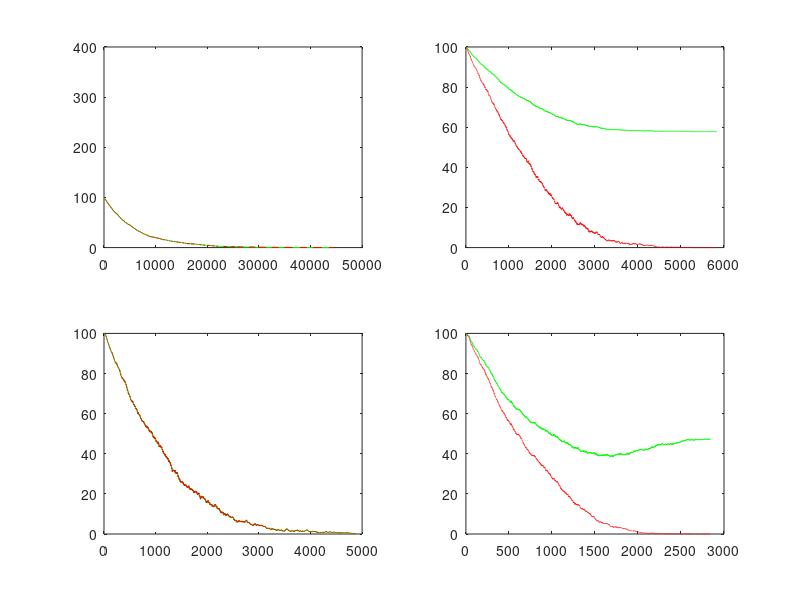
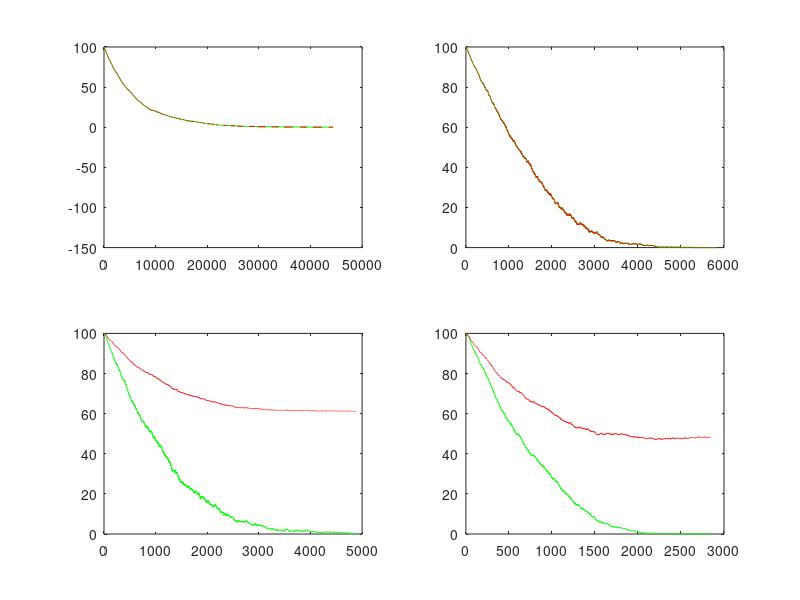

Reproduce these figures in MATLAB, in order.
%                          
% Weinberg et al. 2017. BLADE platform.

% Experimental data and adapted angular metric scores
Data = [67 76 60 2 6 13 77 0    2.04;
        63 73 1  7 4 88 0  92   2.22].';

% Circuits to be simulated
GFPmCherry = 4;
mCherry = 3;
GFP = 2;
termination = 1;

Vin = [GFPmCherry  GFP         termination GFP       ;
       GFPmCherry  termination mCherry     mCherry].';


% Ideal truth table for each circuit
A = [0 0 1 0 0 1 1 1].';
IdealTT = zeros(8,2);       
for h = 1:2
IdealTT(:,h) = [A((Vin(1,h)*2)-1) A(Vin(1,h)*2)...
                A((Vin(2,h)*2)-1) A(Vin(2,h)*2)...
                A((Vin(3,h)*2)-1) A(Vin(3,h)*2)...
                A((Vin(4,h)*2)-1) A(Vin(4,h)*2)].';
end


%%%%%%%%%%%%%%%%%%%%%% GILLESPIE ALGORITHM %%%%%%%%%%%%%%%%%%%%%%%%%%%%%%%%
for m = 1:4 
   
c1 = [0 1 0 1].'; 
c2 = [0 0 1 1].';

M = 17;                     % Number of reaction pathways
N = 10;                     % Number of molecular species considered

% STEP 0
nmols = 1000;
% c = [a1/B a2/A a3/B].';   % In general, a vector of length M of stochastic reaction constants.
Y0 = zeros(N,1);            % Initial number of molecules of species X. In general, a vector of length N of initial population numbers for each species (X1,X2,...,XN).
Y0(3) = nmols;
Yplot = (Y0./nmols)*100;    % For plotting.
t = 0;                      % Time variable.
tplot = zeros(1);           % For plotting.
n = 0;                      % Reaction counter.
n_max = 10000;
% rng(2)                      % specify a random number generator for reproducible results

% Optimal parameter set from the Genetic Algorithm
OptPars = exp([-0.463464805119107  -6.380196305530780 -10.078440710821784 -10.542821382522401  -9.415239471967475...
-5.711702227971008  -8.703783350567580]).';

alpha_Cre = c1(m)*OptPars(1);
alpha_Flp = c2(m)*OptPars(1);
beta_p = OptPars(2);
k1c = OptPars(3);
km1c = OptPars(5);
k2c = OptPars(3);
km2c = OptPars(5);
k1f = OptPars(4);
km1f = OptPars(5);
k2f = OptPars(4);
km2f = OptPars(5);
delta_X = OptPars(6);
delta_D = OptPars(7);


% STEP 1
while n < n_max
%     h = [].';                % Number of molecular reactant combinations available in current state. In general, h is a vector of length M consisting of combinatorial functions of molecular population numbers X (which is of length N).
    a = [alpha_Cre beta_p*Y0(1) alpha_Flp beta_p*Y0(2) k1c*Y0(1)*Y0(3) km1c*Y0(4)*Y0(5) k1f*Y0(2)*Y0(3) km1f*Y0(6)*Y0(7) k2c*Y0(1)*Y0(6) km2c*Y0(8)*Y0(10) k2f*Y0(2)*Y0(4) km2f*Y0(8)*Y0(9) delta_D*Y0(3) delta_X*Y0(5) delta_X*Y0(7) delta_X*Y0(9) delta_X*Y0(10)].';       % a is the propensity of the reaction pathway in current state. In general, a vector of length M   kX*Y0(3) kX*Y0(4) kX*Y0(5) kX*Y0(6)
   
    a0 = sum(a);               % a0 is total propensity that anything happens. This number emerges more out of mathematical necessity than physical intuition.
    
    % STEP 2
    r = rand(2,1);
    tau = -log(r(1))/a0;
    csa = cumsum(a);
    check = sum([[0; csa(1:M-1)] < r(2)*a0 r(2)*a0 <= csa].');  
    mu = find(check==max(check));
    
    % STEP 3
    t = t + tau;
    % Adjust population levels based on reaction formula(e)
    switch round(mean(mu))
        case 1
            Y0(1) = Y0(1) + 1;
            Y0(2) = Y0(2);
            Y0(3) = Y0(3);
            Y0(4) = Y0(4);
            Y0(5) = Y0(5);
            Y0(6) = Y0(6);
            Y0(7) = Y0(7);
            Y0(8) = Y0(8);
            Y0(9) = Y0(9);
            Y0(10) = Y0(10);
        case 2
            Y0(1) = Y0(1) - 1;
            Y0(2) = Y0(2);
            Y0(3) = Y0(3);
            Y0(4) = Y0(4);
            Y0(5) = Y0(5);
            Y0(6) = Y0(6);
            Y0(7) = Y0(7);
            Y0(8) = Y0(8);
            Y0(9) = Y0(9);
            Y0(10) = Y0(10);
        case 3
            Y0(1) = Y0(1);
            Y0(2) = Y0(2) + 1;
            Y0(3) = Y0(3);
            Y0(4) = Y0(4);
            Y0(5) = Y0(5);
            Y0(6) = Y0(6);
            Y0(7) = Y0(7);
            Y0(8) = Y0(8);
            Y0(9) = Y0(9);
            Y0(10) = Y0(10);
        case 4
            Y0(1) = Y0(1);
            Y0(2) = Y0(2) - 1;
            Y0(3) = Y0(3);
            Y0(4) = Y0(4);
            Y0(5) = Y0(5);
            Y0(6) = Y0(6);
            Y0(7) = Y0(7);
            Y0(8) = Y0(8);
            Y0(9) = Y0(9);
            Y0(10) = Y0(10);
        case 5
            Y0(1) = Y0(1) - 2;
            Y0(2) = Y0(2);
            Y0(3) = Y0(3) - 1;
            Y0(4) = Y0(4) + 0.75;
            Y0(5) = Y0(5) + 0.25;
            Y0(6) = Y0(6);
            Y0(7) = Y0(7);
            Y0(8) = Y0(8);
            Y0(9) = Y0(9);
            Y0(10) = Y0(10);
        case 6
            Y0(1) = Y0(1) + 2;
            Y0(2) = Y0(2);
            Y0(3) = Y0(3) + 1;
            Y0(4) = Y0(4) - 0.75;
            Y0(5) = Y0(5) - 0.25;
            Y0(6) = Y0(6);
            Y0(7) = Y0(7);
            Y0(8) = Y0(8);
            Y0(9) = Y0(9);
            Y0(10) = Y0(10);
        case 7
            Y0(1) = Y0(1);
            Y0(2) = Y0(2) - 1;
            Y0(3) = Y0(3) - 1;
            Y0(4) = Y0(4);
            Y0(5) = Y0(5);
            Y0(6) = Y0(6) + 0.75;
            Y0(7) = Y0(7) + 0.25;
            Y0(8) = Y0(8);
            Y0(9) = Y0(9);
            Y0(10) = Y0(10);
        case 8
            Y0(1) = Y0(1);
            Y0(2) = Y0(2) + 1;
            Y0(3) = Y0(3) + 1;
            Y0(4) = Y0(4);
            Y0(5) = Y0(5);
            Y0(6) = Y0(6) - 0.75;
            Y0(7) = Y0(7) - 0.25;
            Y0(8) = Y0(8);
            Y0(9) = Y0(9);
            Y0(10) = Y0(10);
        case 9
            Y0(1) = Y0(1) - 1;
            Y0(2) = Y0(2);
            Y0(3) = Y0(3);
            Y0(4) = Y0(4);
            Y0(5) = Y0(5);
            Y0(6) = Y0(6) - 1;
            Y0(7) = Y0(7);
            Y0(8) = Y0(8) + 0.75;
            Y0(9) = Y0(9);
            Y0(10) = Y0(10) + 0.25;
        case 10
            Y0(1) = Y0(1) + 1;
            Y0(2) = Y0(2);
            Y0(3) = Y0(3);
            Y0(4) = Y0(4);
            Y0(5) = Y0(5);
            Y0(6) = Y0(6) + 1;
            Y0(7) = Y0(7);
            Y0(8) = Y0(8) - 0.75;
            Y0(9) = Y0(9);
            Y0(10) = Y0(10) - 0.25;
        case 11
            Y0(1) = Y0(1);
            Y0(2) = Y0(2) - 1;
            Y0(3) = Y0(3);
            Y0(4) = Y0(4) - 1;
            Y0(5) = Y0(5);
            Y0(6) = Y0(6);
            Y0(7) = Y0(7);
            Y0(8) = Y0(8) + 0.75;
            Y0(9) = Y0(9) + 0.25;
            Y0(10) = Y0(10);
        case 12
            Y0(1) = Y0(1);
            Y0(2) = Y0(2) + 1;
            Y0(3) = Y0(3);
            Y0(4) = Y0(4) + 1;
            Y0(5) = Y0(5);
            Y0(6) = Y0(6);
            Y0(7) = Y0(7);
            Y0(8) = Y0(8) - 0.75;
            Y0(9) = Y0(9) - 0.25;
            Y0(10) = Y0(10);
        case 13
            Y0(1) = Y0(1);
            Y0(2) = Y0(2);
            Y0(3) = Y0(3) - 1;
            Y0(4) = Y0(4);
            Y0(5) = Y0(5);
            Y0(6) = Y0(6);
            Y0(7) = Y0(7);
            Y0(8) = Y0(8);
            Y0(9) = Y0(9);
            Y0(10) = Y0(10);
        case 14
            Y0(1) = Y0(1);
            Y0(2) = Y0(2);
            Y0(3) = Y0(3);
            Y0(4) = Y0(4);
            Y0(5) = Y0(5) - 1;
            Y0(6) = Y0(6);
            Y0(7) = Y0(7);
            Y0(8) = Y0(8);
            Y0(9) = Y0(9);
            Y0(10) = Y0(10);
        case 15
            Y0(1) = Y0(1);
            Y0(2) = Y0(2);
            Y0(3) = Y0(3);
            Y0(4) = Y0(4);
            Y0(5) = Y0(5);
            Y0(6) = Y0(6);
            Y0(7) = Y0(7) - 1;
            Y0(8) = Y0(8);
            Y0(9) = Y0(9);
            Y0(10) = Y0(10);
        case 16
            Y0(1) = Y0(1);
            Y0(2) = Y0(2);
            Y0(3) = Y0(3);
            Y0(4) = Y0(4);
            Y0(5) = Y0(5);
            Y0(6) = Y0(6);
            Y0(7) = Y0(7);
            Y0(8) = Y0(8);
            Y0(9) = Y0(9) - 1;
            Y0(10) = Y0(10);
        case 17
            Y0(1) = Y0(1);
            Y0(2) = Y0(2);
            Y0(3) = Y0(3);
            Y0(4) = Y0(4);
            Y0(5) = Y0(5);
            Y0(6) = Y0(6);
            Y0(7) = Y0(7);
            Y0(8) = Y0(8);
            Y0(9) = Y0(9);
            Y0(10) = Y0(10) - 1;
    end
    n = n + 1;
    % At this point, all the physics has been simulated, it only remains to
    % record the new values of t and X to vectors to we can plot it later.   
    Yplot(:,n+1) = (Y0./nmols)*100;
    tplot(n+1) = t;  
    
end


G12 = Yplot(3,:)*IdealTT(1,1)+Yplot(4,:)*IdealTT(3,1)+Yplot(6,:)*IdealTT(5,1)+Yplot(8,:)*IdealTT(7,1);        % GFP
R12 = Yplot(3,:)*IdealTT(2,1)+Yplot(4,:)*IdealTT(4,1)+Yplot(6,:)*IdealTT(6,1)+Yplot(8,:)*IdealTT(8,1);        % mCherry
G14 = Yplot(3,:)*IdealTT(1,2)+Yplot(4,:)*IdealTT(3,2)+Yplot(6,:)*IdealTT(5,2)+Yplot(8,:)*IdealTT(7,2);        % GFP
R14 = Yplot(3,:)*IdealTT(2,2)+Yplot(4,:)*IdealTT(4,2)+Yplot(6,:)*IdealTT(6,2)+Yplot(8,:)*IdealTT(8,2);        % mCherry

if m == 1
    Sim1 = G12;
    Sim2 = R12;
    Sim9 = G14;
    Sim10 = R14;
    time1 = tplot;
elseif m == 2
    Sim3 = G12;
    Sim4 = R12;
    Sim11 = G14;
    Sim12 = R14;
    time2 = tplot;
elseif m == 3
    Sim5 = G12;
    Sim6 = R12;
    Sim13 = G14;
    Sim14 = R14;
    time3 = tplot;
else
    Sim7 = G12;
    Sim8 = R12;
    Sim15 = G14;
    Sim16 = R14;
    time4 = tplot;
end



% figure(10)
% subplot(2,2,m)
% stairs(tplot,Yplot(1,:),'m--')
% hold on
% stairs(tplot,Yplot(2,:),'m')
% stairs(tplot,Yplot(3,:),'b')
% stairs(tplot,Yplot(4,:),'r')
% stairs(tplot,Yplot(5,:),'c--')
% stairs(tplot,Yplot(6,:),'g')
% stairs(tplot,Yplot(7,:),'c--')
% stairs(tplot,Yplot(8,:),'r')
% stairs(tplot,Yplot(8,:),'g--')
% stairs(tplot,Yplot(9,:),'c--')
% stairs(tplot,Yplot(10,:),'c--')

figure(20)
subplot(2,2,m)
stairs(tplot,G12,'g')
hold on
stairs(tplot,R12,'r--')
% stairs(tplot,Yplot(1,:),'m')
% stairs(tplot,Yplot(2,:),'m')

figure(21)
subplot(2,2,m)
stairs(tplot,G14,'g')
hold on
stairs(tplot,R14,'r--')
% stairs(tplot,Yplot(1,:),'m')
% stairs(tplot,Yplot(2,:),'m')

% figure(30)
% subplot(4,4,m+8)
% stairs(tplot,G12,'g')
% hold on
% stairs(tplot,R12,'r--')
% 
% figure(31)
% subplot(4,4,m+12)
% stairs(tplot,G14,'g')
% hold on
% stairs(tplot,R14,'r--')

end


T = min([time1(end) time2(end) time3(end) time4(end)]);
T1 = find(abs(time1-T)==min(abs(time1-T)));
T2 = find(abs(time2-T)==min(abs(time2-T)));
T3 = find(abs(time3-T)==min(abs(time3-T)));
T4 = find(abs(time4-T)==min(abs(time4-T)));

SimTT = [Sim1(T1) Sim2(T1) Sim3(T2) Sim4(T2) Sim5(T3) Sim6(T3) Sim7(T4) Sim8(T4)...
         Sim9(T1) Sim10(T1) Sim11(T2) Sim12(T2) Sim13(T3) Sim14(T3) Sim15(T4) Sim16(T4)];

   
theta = [acosd((dot(IdealTT(:,1),abs(SimTT(1:8))))/(sqrt(sum(IdealTT(:,1).^2)*sum(SimTT(1:8).^2))))/nnz(IdealTT(:,1))...
         acosd((dot(IdealTT(:,2),abs(SimTT(9:16))))/(sqrt(sum(IdealTT(:,2).^2)*sum(SimTT(9:16).^2))))/nnz(IdealTT(:,2))];
disp([theta, sum(theta)])
disp(abs(Data(end,1)-theta(1)) + abs(Data(end,2)-theta(2)))
